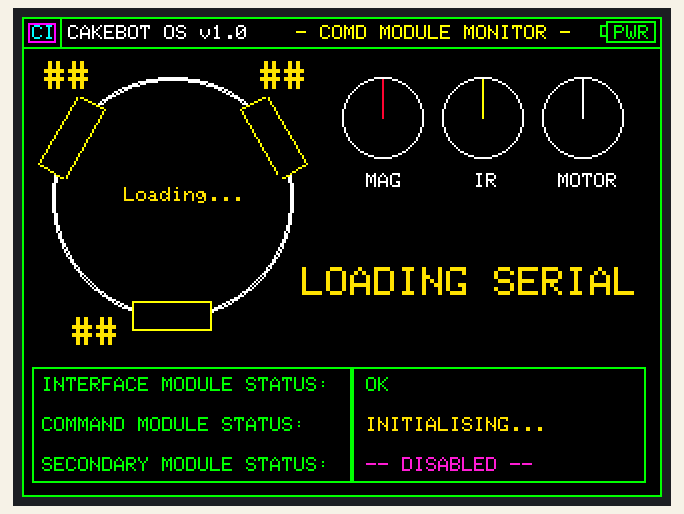
Simulated run of this sketch. Board: Arduino Uno, built with avr-gcc and run on an emulated ATmega328P. Parts: 320×240 colour display.

Above: at 0.4 s.
At 8.4 s:
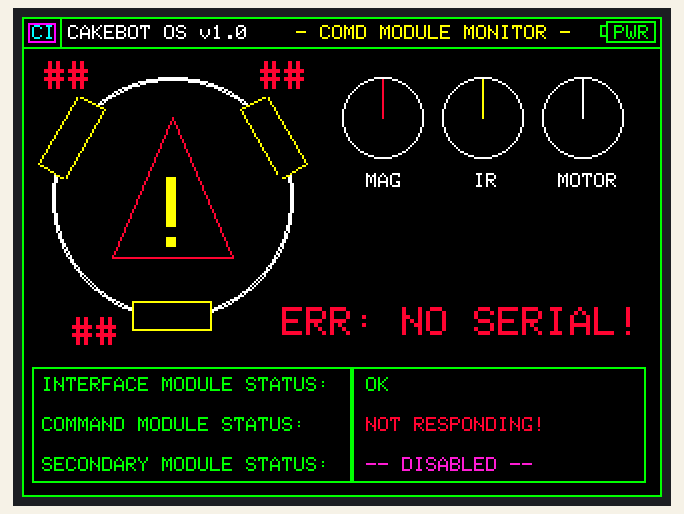
At 8.9 s:
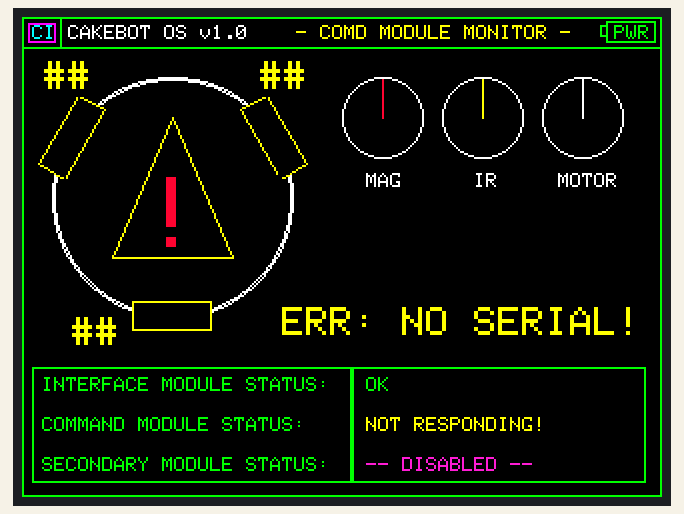

Measured:
- what the display in image 1 shows lasts 0.5 s, from 8.4 s to 8.9 s

The sketch:

Cakebot_OS__No-Serial_.ino
```cpp
/*  Cakebot OS Screen Filler
 *  C: 12/07/2017 | LM: 12/07/2017
 *  ----------------------------------
 *  This code does not interact with serial in any way - it is simply a demo
 *  showcase of the GUI functions
 *  ----------------------------------
 *  By Rithesh R Jayaram
 *  ----------------------------------
 *  Based on modified Adafruit tftPaint sketch
 *  Using modified Adafruit touch and tft display libraries
*/

// LIBRARIES //
#include <Adafruit_GFX.h>    // Core graphics library
#include <Adafruit_TFTLCD.h> // Hardware-specific library
//#include <TouchScreen.h>    // Touchscreen library

// Pin Definitions //
#define LCD_CS A3
#define LCD_CD A2
#define LCD_WR A1
#define LCD_RD A0
#define LCD_RESET A4
Adafruit_TFTLCD tft(LCD_CS, LCD_CD, LCD_WR, LCD_RD, LCD_RESET); // Initialise TFT LCD instance

// Common Colour Codes //
#define ORANGE      0xFF00
#define YELLOW      0xFFE0
#define GREEN       0x07E0
#define RED         0xF826
#define WHITE       0xFFFF
#define BLACK       0x0000
#define PINK        0xF8FA

// Battery voltage levels (millivolts) (adjust as necessary)
#define lowVolt     7000
#define highVolt    8400

void setup() {
  tft.reset();
  uint16_t identifier = tft.readID(); // Gets driver number from device
  tft.begin(identifier);  // Inits for detected device
  tft.fillScreen(BLACK);
  tft.setRotation(3);

  drawMainWindow("    - COMD MODULE MONITOR -",0xFFE0, GREEN);  // Draws menubar and screen borders
  drawBotSchematic();

  //Draw loading screen
  tft.setCursor(51, 85);
  tft.setTextColor(ORANGE);  tft.setTextSize(1);
  tft.print("Loading...");

  tft.setCursor(10, 180);
  tft.setTextColor(GREEN);  tft.setTextSize(1);
  tft.print("INTERFACE MODULE STATUS:   OK");

  tft.setCursor(10, 200);
  tft.setTextColor(GREEN);  tft.setTextSize(1);
  tft.print("COMMAND MODULE STATUS:"); tft.setTextColor(ORANGE); tft.print("     INITIALISING...");

  tft.setCursor(10, 220);
  tft.setTextColor(GREEN);  tft.setTextSize(1);
  tft.print("SECONDARY MODULE STATUS:"); tft.setTextColor(PINK); tft.print("   -- DISABLED --");

  tft.drawRect(5, 175,  160, 58,  GREEN);
  tft.drawRect(165, 175,  147, 58,  GREEN);

  tft.drawCircle(180, 50, 20, WHITE);
  tft.drawLine  (180, 50, 180, 31 , RED);
  tft.drawCircle(230, 50, 20, WHITE);
  tft.drawLine  (230, 50, 230, 31 , YELLOW);
  tft.drawCircle(280, 50, 20, WHITE);
  tft.drawLine  (280, 50, 280, 31 , WHITE);

  tft.setCursor(172, 78);
  tft.setTextColor(WHITE);  tft.setTextSize(1);
  tft.print("MAG      IR     MOTOR");

  tft.setCursor(140, 125);
  tft.setTextColor(ORANGE);  tft.setTextSize(2);
  tft.print("LOADING SERIAL");

  tft.setCursor(11, 22);
  tft.setTextColor(ORANGE);  tft.setTextSize(2);
  tft.print("##       ##");
  tft.setCursor(25, 150);
  tft.print("##");

  delay(8000);

  // Enter error mode
  tft.fillRect(166, 190,  110, 30,  BLACK);
  tft.fillRect(140, 100,  180, 50,  BLACK);
  tft.fillRect(51, 70,  68, 30,  BLACK);
  drawMainWindow("    - COMD MODULE MONITOR -",0xFFE0, GREEN);  // Draws menubar and screen borders
}


void loop() {
  // RED LOOP
  tft.setCursor(11, 22);
  tft.setTextColor(RED);  tft.setTextSize(2);
  tft.print("##       ##");
  tft.setCursor(25, 150);
  tft.print("##");

  tft.setCursor(130, 145);
  tft.setTextColor(RED);  tft.setTextSize(2);
  tft.print("ERR: NO SERIAL!");

  tft.setCursor(10, 200);
  tft.setTextColor(GREEN);  tft.setTextSize(1);
  tft.print("COMMAND MODULE STATUS:"); tft.setTextColor(RED); tft.print("     NOT RESPONDING!");

  tft.drawTriangle(
    75,  50,
    45,  120,
    105,  120,
    RED);

  tft.setCursor(62, 80);
  tft.setTextColor(YELLOW);  tft.setTextSize(5);
  tft.print("!");

  delay(500);
  // YELLOW LOOP
  tft.setCursor(11, 22);
  tft.setTextColor(YELLOW);  tft.setTextSize(2);
  tft.print("##       ##");
  tft.setCursor(25, 150);
  tft.print("##");

  tft.setCursor(130, 145);
  tft.setTextColor(YELLOW);  tft.setTextSize(2);
  tft.print("ERR: NO SERIAL!");

  tft.setCursor(10, 200);
  tft.setTextColor(GREEN);  tft.setTextSize(1);
  tft.print("COMMAND MODULE STATUS:"); tft.setTextColor(YELLOW); tft.print("     NOT RESPONDING!");

  tft.drawTriangle(
    75,  50,
    45,  120,
    105,  120,
    YELLOW);

  tft.setCursor(62, 80);
  tft.setTextColor(RED);  tft.setTextSize(5);
  tft.print("!");
  delay(500);
}


// Function to draw outer screen borders and menubar (Window title, title colour, border colour)
void drawMainWindow(String winTitle, int winTitleColour, int BorderColour){
  // Screen (window) borders
  tft.fillRect(0, 0,  320, 16,  BLACK);
  tft.drawRect(0, 0,  320, 16,  BorderColour);
  tft.drawRect(0, 15, 320, 225, BorderColour);

  // Titlebar dividers
  tft.drawLine(19, 0, 19, 15, BorderColour);

  // Team CI Icon
  tft.setCursor(5, 4);
  tft.setTextColor(0x07FF);  tft.setTextSize(1);
  tft.print("CI");
  tft.drawRect(3, 3, 14, 10, 0xF81F);

  // Title Bar text
  tft.setCursor(23, 4);
  tft.setTextColor(WHITE);  tft.setTextSize(1);
  tft.print("CAKEBOT OS v1.0");
  tft.setTextColor(winTitleColour);  tft.setTextSize(1);
  tft.println(winTitle);

  drawBatteryIcon();
}


// Function to draw the bot diagram onto the screen
void drawBotSchematic(){
  tft.drawCircle(75, 90, 60, WHITE);  // Bot base outline
  tft.drawCircle(75, 90, 59, WHITE);
  tft.fillRect(55, 142, 40, 15, BLACK);
  tft.drawRect(55, 142, 40, 15, YELLOW);  // M1 (simple rectangle)

  // See attached docs for math calculations for implementations below
  // Triangles for motor 3 (no inbuilt slanted rectangle function)
  tft.fillTriangle( // M3-1 (filling)
    28.29,  39,     // Point D
    8.29,   73.64,  // Point A
    21.29,  81.14,  // Point E
    BLACK);
  tft.drawTriangle( // M3-1
    28.29,  39,     // Point D
    8.29,   73.64,  // Point A
    21.29,  81.14,  // Point E
    YELLOW);

  tft.fillTriangle( // M3-2 (filling)
    28.29,  39,     // Point D
    21.29,  81.14,  // Point E
    41.29,  46.5,   // Point B
    BLACK);
  tft.drawTriangle( // M3-2
    28.29,  39, // Point D
    21.29,  81.14,  // Point E
    41.29,  46.5,    // Point B
    YELLOW);
   tft.drawLine(21.29, 81.14, 28.29, 39 , BLACK);// Cover leftover line from triangles drawn

  // Triangles for motor 2 (no inbuilt slanted rectangle function)
  tft.fillTriangle( // M2-1 (Filling)
    129.71, 81.14,  // Point D
    109.71, 46.5,   // Point A
    122.71, 39,     // Point E
    BLACK);
  tft.drawTriangle( // M2-1
    129.71, 81.14,  // Point D
    109.71, 46.5,   // Point A
    122.71, 39,     // Point E
    YELLOW);

  tft.fillTriangle( // M2-2 (Filling)
    129.71, 81.14,  // Point D
    122.71, 39,     // Point E
    142.71, 73.64,  // Point B
    BLACK);
  tft.drawTriangle( // M2-2
    129.71, 81.14,  // Point D
    122.71, 39,     // Point E
    142.71, 73.64,  // Point B
    YELLOW);
  tft.drawLine(122.71, 39, 129.71, 81.14, BLACK); // Cover leftover line from triangles drawn

}


// Function to measure then display battery levels on menubar (Do not call function too quickly)
void drawBatteryIcon(){
  float battLevel = getcurrVcc();
  float battPercent;
  int LEVELCOLOUR;
  if (battLevel < 5400){ // If battery is less than 5.4v, likely connected to USB supply, not battery
    tft.setCursor(296, 4);
    tft.setTextColor(GREEN);  tft.setTextSize(1);
    tft.print("PWR"); // Write inside battery instead of filling

    tft.drawRect(292, 2, 25, 11, GREEN);  // Draw battery
    tft.drawRect(289, 4, 4, 6, GREEN);    // Draw battery nib

  }else{  // Battery is connected to VCC in
    battPercent = ((battLevel - lowVolt)/(highVolt-lowVolt))*100; // Determine battery percentage based on expected voltages

    // Determine colour for battery level
    if (battPercent > 75) LEVELCOLOUR = GREEN;
    else if (battPercent > 50) LEVELCOLOUR = ORANGE;
    else if (battPercent > 25) LEVELCOLOUR = YELLOW;
    else LEVELCOLOUR = RED;

    //Draw icon fill
    int fillAmount; // Holds length of filled in bar (pixels)
    if (battLevel > highVolt) fillAmount = 23;  // Overflow high
    else if (battLevel < highVolt) fillAmount = 0;  // Overflow low
    else fillAmount = 0.23*battPercent;  // Find length of battery bar based on percentage
    tft.fillRect(316 - fillAmount, 3, fillAmount, 9, LEVELCOLOUR);

    // Draw icon outline
    if (battPercent > 95) tft.fillRect(289, 4, 4, 6, LEVELCOLOUR);  // Fill battery nib if full battery
    if (fillAmount > 0){  // Bar is visible on screen
      tft.drawRect(292, 2, 25, 11, WHITE);    // Draw plain battery
      tft.drawRect(289, 4, 4, 6, WHITE);      // Draw plain battery nib
    }else{  // battery is critical (bar not visible)
      tft.drawRect(292, 2, 25, 11, RED);    // Draw critical battery
      tft.drawRect(289, 4, 4, 6, RED);      // Draw critical battery nib
      tft.setCursor(296, 4);
      tft.setTextColor(RED);  tft.setTextSize(1);
      tft.print("LOW"); // Write inside battery in place of fill
    }

  }
}


// Voltage determination function (By RetroLefty - Arduino Forums)
int getcurrVcc(void){ // Returns actual value of Vcc (x 100) Volts
    // For 168/328 boards
    const long InternalReferenceVoltage = 1056L;            // Adjust this value to your boards specific internal BG voltage x1000
       // REFS1 REFS0          --> 0 1, AVcc internal ref.  -Selects AVcc external reference
       // MUX3 MUX2 MUX1 MUX0  --> 1110 1.1V (VBG)          -Selects channel 14, bandgap voltage, to measure
    ADMUX = (0<<REFS1) | (1<<REFS0) | (0<<ADLAR) | (1<<MUX3) | (1<<MUX2) | (1<<MUX1) | (0<<MUX0);

    delay(0.5);
       // Start a conversion
    ADCSRA |= _BV( ADSC );
       // Wait for it to complete
    while( ( (ADCSRA & (1<<ADSC)) != 0 ) );
       // Scale the value
    int results = (((InternalReferenceVoltage * 1024L) / ADC) + 5L) / 10L; // calculates for straight line value
    results = results*10;
    return results;
   }
```
